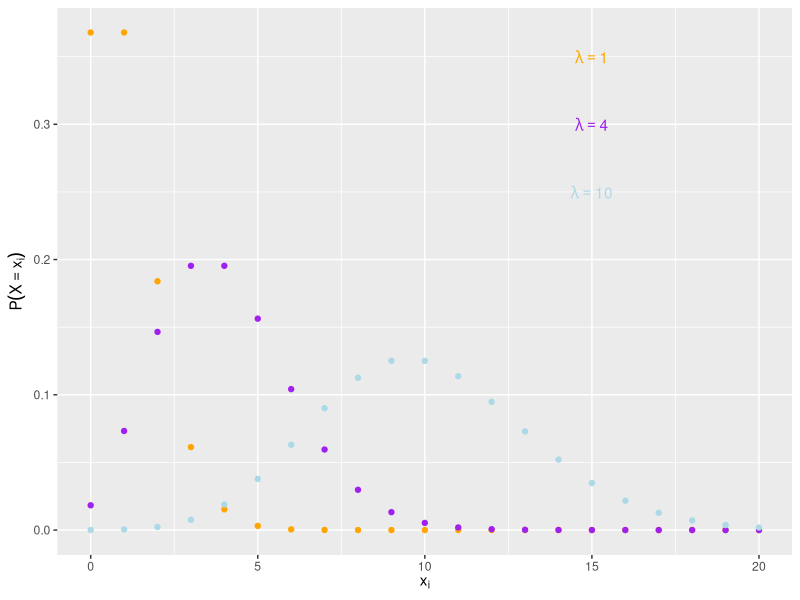
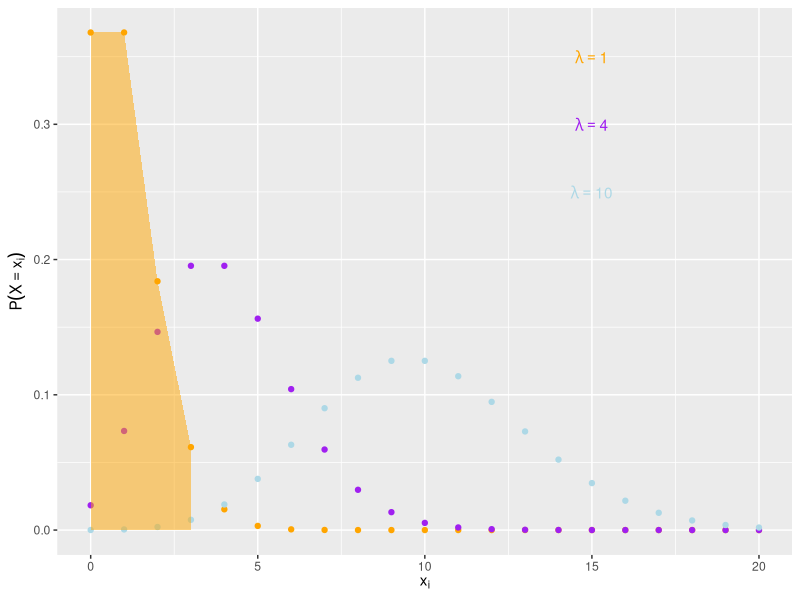
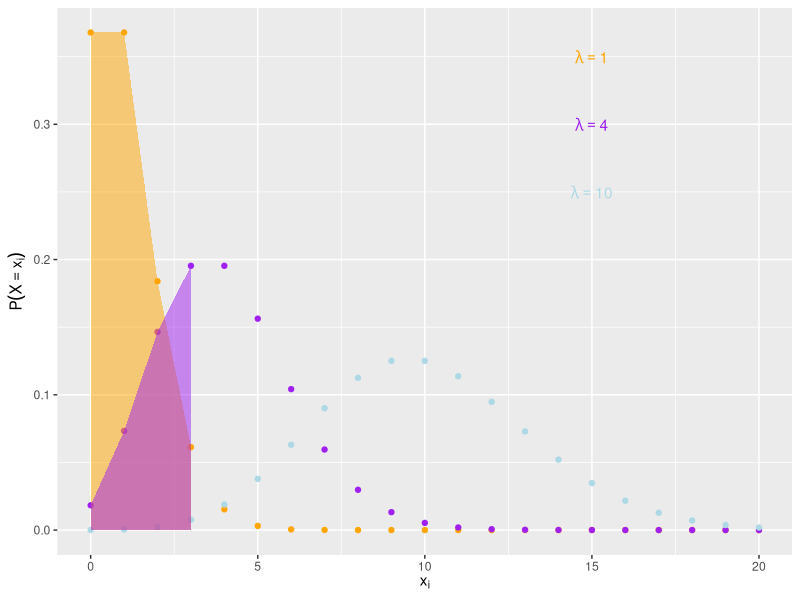
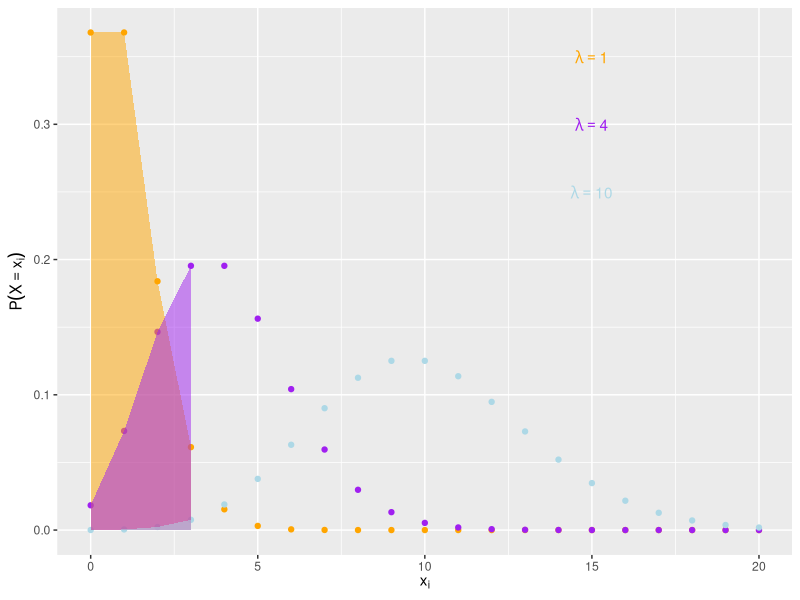
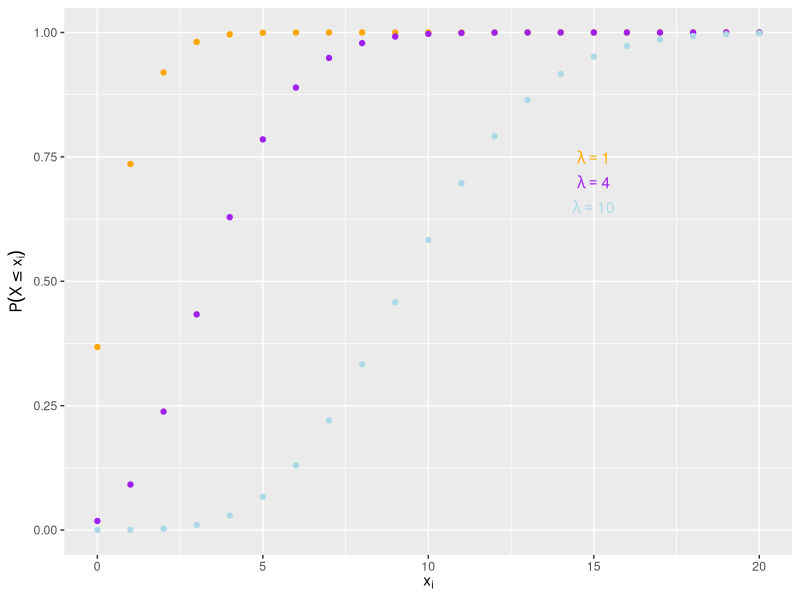
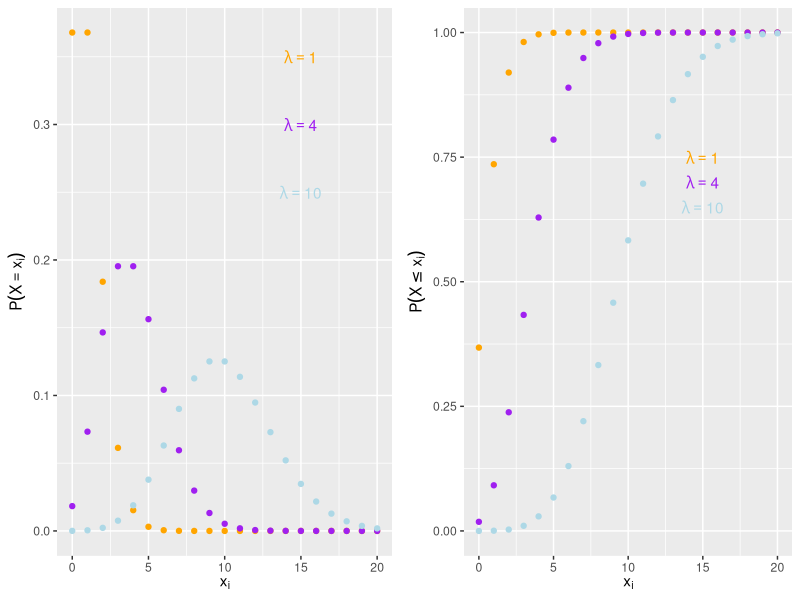
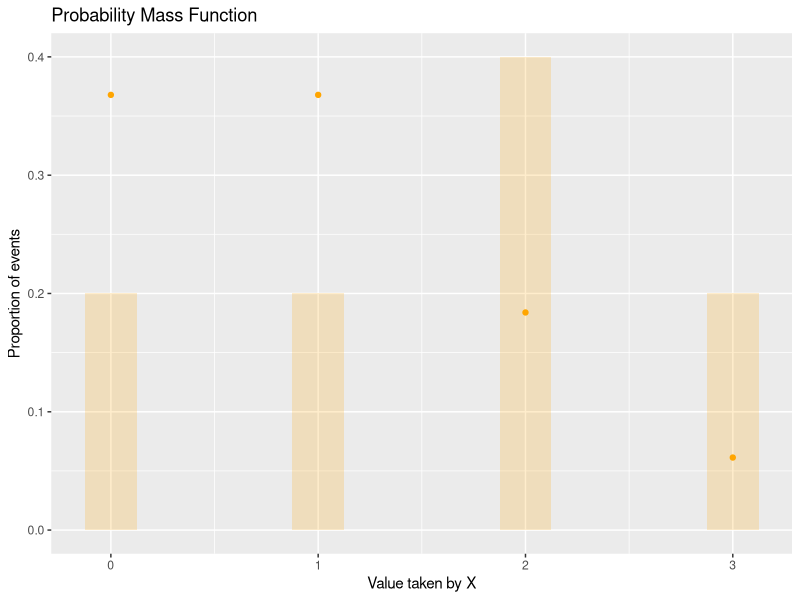
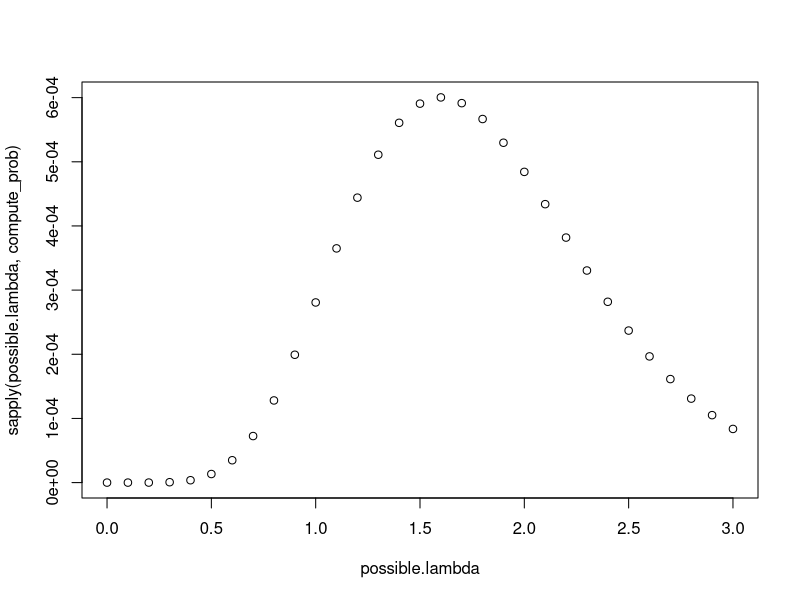

These figures' R source, in order:
## ---- chunk 1
library(ggplot2)
library(dplyr)
library(ggpubr)
## ---- chunk 2

## Define function
compute_pdf <- function(lambda, xi){
  (exp(-lambda)*lambda^xi) / factorial(xi)
}

## Compute the probability of observing zero larvae
compute_pdf(lambda=1, xi=0)
## ---- chunk 3
p <- ggplot(data.frame(x = 0:20), aes(x)) +
    stat_function(geom = "point", n = 21, fun = dpois, args = list(lambda = 1), color = "orange")+
    stat_function(geom = "point", n = 21, fun = dpois, args = list(lambda = 4), color = "purple")+
    stat_function(geom = "point", n = 21, fun = dpois, args = list(lambda = 10), color = "lightblue")+
    annotate("text", x=15, y=0.35, label= "lambda == 1", parse = TRUE, color = "orange")+
    annotate("text", x=15, y=0.3, label= "lambda == 4", parse = TRUE, color = "purple")+
    annotate("text", x=15, y=0.25, label= "lambda == 10", parse = TRUE, color = "lightblue")+ 
  xlab(bquote(x[i]))+ 
  ylab(bquote(P(X==x[i])))
p

p1 <- p +
  stat_function(geom = "area", aes(x), n = 4, fun = dpois, args = list(lambda = 1), xlim = c(0, 3), fill = "orange", alpha = 0.5)
p1

p2 <- p1 +
  stat_function(geom = "area", aes(x), n = 4, fun = dpois, args = list(lambda = 4), xlim = c(0, 3), fill = "purple", alpha = 0.5)
p2
p3 <- p2 +
  stat_function(geom = "area", aes(x), n = 4, fun = dpois, args = list(lambda = 10), xlim = c(0, 3), fill = "lightblue", alpha = 0.5)
p3

## ---- chunk 4

p4 <- ggplot(data.frame(x = 0:20), aes(x)) +
    stat_function(geom = "point", n = 21, fun = ppois, args = list(lambda = 1), color = "orange")+
    stat_function(geom = "point", n = 21, fun = ppois, args = list(lambda = 4), color = "purple")+
    stat_function(geom = "point", n = 21, fun = ppois, args = list(lambda = 10), color = "lightblue")+
    annotate("text", x=15, y=0.75, label= "lambda == 1", parse = TRUE, color = "orange")+
    annotate("text", x=15, y=0.7, label= "lambda == 4", parse = TRUE, color = "purple")+
    annotate("text", x=15, y=0.65, label= "lambda == 10", parse = TRUE, color = "lightblue")+ 
  xlab(bquote(x[i]))+ 
  ylab(bquote(P(X<=x[i])))
p4

ggarrange(p, p4, ncol = 2, nrow = 1)
## ---- chunk 5
# Simulate data with rpois
set.seed(123)  # for reproducibility
data <- data.frame(y=rpois(n = 5, lambda = 1))

# If the minimum value is zero or a positive integer, then the variable might be a count variable.
min(data)  # check minimum value

## Check probability of each type of event
table(data)  # count occurrences of each value
prop.table(table(data))  # calculate proportion of occurrences


## Plot observed distribution and expected PDF
p <- data %>%
  ggplot2::ggplot(aes(y)) + 
  geom_histogram(aes(y = after_stat(count / sum(count))), fill = "orange", alpha = 0.2, binwidth = 0.25)+
  labs(title = "Probability Mass Function", x = "Value taken by X", y = "Proportion of events") + 
  stat_function(geom = "point", n = 4, fun = dpois, args = list(lambda = 1), color = "orange")
p

# check mean and variance are equal or not
mean(data$y)  # calculate mean
var(data$y)  # calculate variance
## ---- chunk 6
## Compute the product
prod(dpois(data$y, lambda = 0.5))

## Possible values of lambda
possible.lambda <- seq(0, 3, by=0.1)

## Write function
compute_prob <- function(lambda, sim.data=data){
  prod(dpois(sim.data$y, lambda = lambda))
}

## Apply function over each possible value
sapply(possible.lambda, compute_prob)

## Plot likelihood profile
plot(x=possible.lambda, y=sapply(possible.lambda, compute_prob))
## ---- chunk 7
## Write the  the log-likelihood function
loglik <- function(sim.data=data$y, lambda) {
sumlogprob <- sum(dpois(sim.data, lambda=lambda, log = TRUE))
return(sumlogprob)}

## Example of values
loglik(1, sim.data=data$y)
loglik(1.5, sim.data=data$y)
loglik(2, sim.data=data$y)

## Based on Bloker 2008 p173 (use control option to perform maximization)
MLest <- optim(fn = loglik, par=c(lambda = 1), sim.data=data$y,  method = "BFGS", control = list(fnscale = -1))
MLest$par
MLest$value

## ---- chunk 8
# fit into model for poisson 
m0 <- glm(y ~ 1, family = poisson, data=data)  # fit Poisson regression model
summary(m0)  # display model summary
logLik(m0)
coef(m0)
exp(coef(m0))
## ---- chunk 9

lambda <- 1.8
k <- 0

(prob <- (lambda^k * exp(-lambda))/factorial(k))
dpois(x = k, lambda = lambda)

data <- rpois(n = 100, lambda = lambda)

lambda_hat <- 2.9


LL_compute <- function(lambda_hat, dat){
  LL <- 0
  for (k in dat){
  LL <- LL + log((lambda_hat^k * exp(-lambda_hat))/factorial(k))
  }
  return(LL)
}



LL_compute(dat=data, lambda_hat=2.9)

val <- seq(0, 10, by=0.1)
LL <- sapply(X = val, LL_compute, dat=data)

plot(x= seq(0, 10, by=0.1), y=LL, xlab="lambda_hat", ylab="Log-likelihood")
abline(v=lambda, col="black")
abline(h=LL[val==lambda], col="black")
abline(v=val[LL==max(LL)], col="red")
abline(h=max(LL), col="red")
text(x=val[LL==max(LL)], y=max(LL)-100, labels=paste("lambda_hat", val[LL==max(LL)], sep="="), col="red")
text(x=lambda+1, y=LL[val==lambda]-125, labels=paste("lambda", lambda, sep="="), col="black")


## Compute lambda_hat using R 
m <- glm(data ~ 1, family = poisson)
## Display model summary
summary(m)
exp(coef(m))

## ---- chunk 10

LL_compute2 <- function(lambda_hat, dat){
  return(-sum(dpois(x = dat, lambda = lambda_hat, log = TRUE)))
}
LL_compute2(dat=data, lambda_hat=2.9)

## Based on Bloker 2008 p173
opt1 <- optim(fn = LL_compute2, par=c(lambda_hat=1), dat=data, method = "BFGS")
opt1$par


